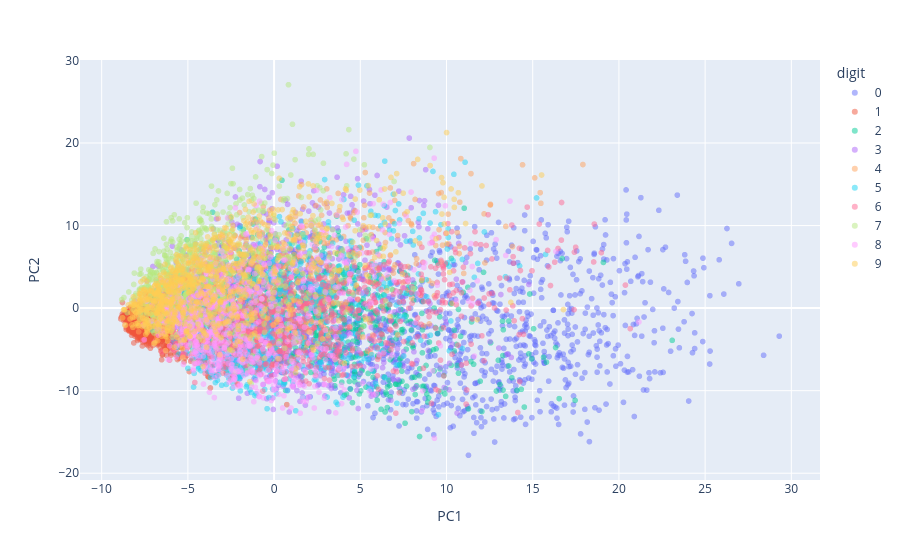

Notebook code cell kept with this figure:
### Markdown cell above
## Pictures: 2D and 3D (drag the 3D plot to turn it; click a digit in the legend to hide it)

### Code cell
p3 = PCA(n_components=3).fit(X_train_s)
Z = p3.transform(X_test_s)
df = pd.DataFrame({"PC1": Z[:, 0], "PC2": Z[:, 1], "PC3": Z[:, 2], "digit": y_test.astype(str)})
order = {"digit": [str(i) for i in range(10)]}
px.scatter(df, x="PC1", y="PC2", color="digit", category_orders=order, opacity=0.5)

### Figure 1 — Plotly figure (JSON) as saved in the notebook; plotly's stock layout.template omitted (floating-point values rounded to 4 significant figures; data arrays with more than 128 entries replaced by an {"elided": "..."} marker saying what was removed)
{"data": [{"hovertemplate": "digit=0<br>PC1=%{x}<br>PC2=%{y}<extra></extra>", "legendgroup": "0", "marker": {"color": "#636efa", "opacity": 0.5, "symbol": "circle"}, "mode": "markers", "name": "0", "showlegend": true, "type": "scattergl", "x": {"elided": "872 float values"}, "xaxis": "x", "y": {"elided": "872 float values"}, "yaxis": "y"}, {"hovertemplate": "digit=1<br>PC1=%{x}<br>PC2=%{y}<extra></extra>", "legendgroup": "1", "marker": {"color": "#EF553B", "opacity": 0.5, "symbol": "circle"}, "mode": "markers", "name": "1", "showlegend": true, "type": "scattergl", "x": {"elided": "967 float values"}, "xaxis": "x", "y": {"elided": "967 float values"}, "yaxis": "y"}, {"hovertemplate": "digit=2<br>PC1=%{x}<br>PC2=%{y}<extra></extra>", "legendgroup": "2", "marker": {"color": "#00cc96", "opacity": 0.5, "symbol": "circle"}, "mode": "markers", "name": "2", "showlegend": true, "type": "scattergl", "x": {"elided": "787 float values"}, "xaxis": "x", "y": {"elided": "787 float values"}, "yaxis": "y"}, {"hovertemplate": "digit=3<br>PC1=%{x}<br>PC2=%{y}<extra></extra>", "legendgroup": "3", "marker": {"color": "#ab63fa", "opacity": 0.5, "symbol": "circle"}, "mode": "markers", "name": "3", "showlegend": true, "type": "scattergl", "x": {"elided": "884 float values"}, "xaxis": "x", "y": {"elided": "884 float values"}, "yaxis": "y"}, {"hovertemplate": "digit=4<br>PC1=%{x}<br>PC2=%{y}<extra></extra>", "legendgroup": "4", "marker": {"color": "#FFA15A", "opacity": 0.5, "symbol": "circle"}, "mode": "markers", "name": "4", "showlegend": true, "type": "scattergl", "x": {"elided": "842 float values"}, "xaxis": "x", "y": {"elided": "842 float values"}, "yaxis": "y"}, {"hovertemplate": "digit=5<br>PC1=%{x}<br>PC2=%{y}<extra></extra>", "legendgroup": "5", "marker": {"color": "#19d3f3", "opacity": 0.5, "symbol": "circle"}, "mode": "markers", "name": "5", "showlegend": true, "type": "scattergl", "x": {"elided": "735 float values"}, "xaxis": "x", "y": {"elided": "735 float values"}, "yaxis": "y"}, {"hovertemplate": "digit=6<br>PC1=%{x}<br>PC2=%{y}<extra></extra>", "legendgroup": "6", "marker": {"color": "#FF6692", "opacity": 0.5, "symbol": "circle"}, "mode": "markers", "name": "6", "showlegend": true, "type": "scattergl", "x": {"elided": "820 float values"}, "xaxis": "x", "y": {"elided": "820 float values"}, "yaxis": "y"}, {"hovertemplate": "digit=7<br>PC1=%{x}<br>PC2=%{y}<extra></extra>", "legendgroup": "7", "marker": {"color": "#B6E880", "opacity": 0.5, "symbol": "circle"}, "mode": "markers", "name": "7", "showlegend": true, "type": "scattergl", "x": {"elided": "858 float values"}, "xaxis": "x", "y": {"elided": "858 float values"}, "yaxis": "y"}, {"hovertemplate": "digit=8<br>PC1=%{x}<br>PC2=%{y}<extra></extra>", "legendgroup": "8", "marker": {"color": "#FF97FF", "opacity": 0.5, "symbol": "circle"}, "mode": "markers", "name": "8", "showlegend": true, "type": "scattergl", "x": {"elided": "809 float values"}, "xaxis": "x", "y": {"elided": "809 float values"}, "yaxis": "y"}, {"hovertemplate": "digit=9<br>PC1=%{x}<br>PC2=%{y}<extra></extra>", "legendgroup": "9", "marker": {"color": "#FECB52", "opacity": 0.5, "symbol": "circle"}, "mode": "markers", "name": "9", "showlegend": true, "type": "scattergl", "x": {"elided": "826 float values"}, "xaxis": "x", "y": {"elided": "826 float values"}, "yaxis": "y"}], "layout": {"legend": {"title": {"text": "digit"}, "tracegroupgap": 0}, "margin": {"t": 60}, "xaxis": {"anchor": "y", "domain": [0.0, 1.0], "title": {"text": "PC1"}}, "yaxis": {"anchor": "x", "domain": [0.0, 1.0], "title": {"text": "PC2"}}}}
